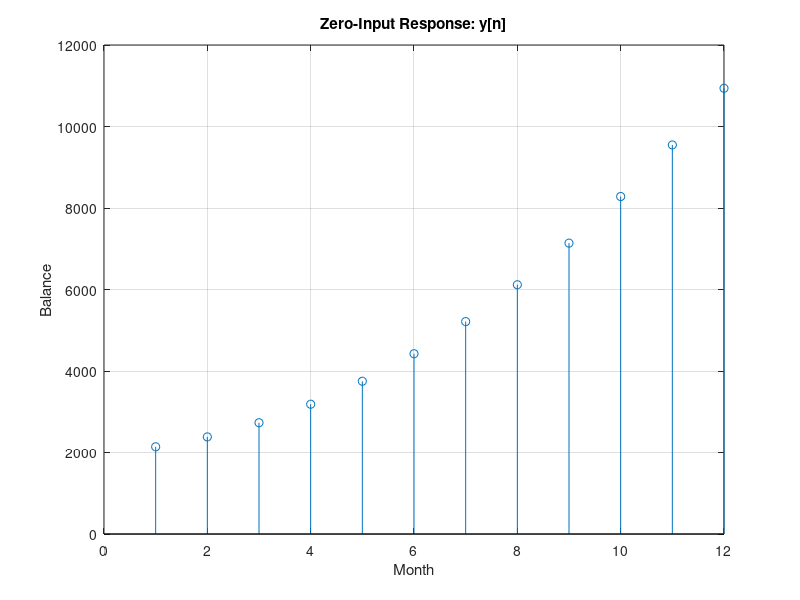

The MATLAB script that drew this image:
%% Question B.1

disp('y[n] = y[n - 1] + 0.02 * y[n - 1] + x[n]');

%% Question B.2

clear;

y = zeros(1, 12);
y(1) = 1.02 * 2000;
fprintf('y[1]: %f\n', y(1));

for i = 2:12
    y(i) = y(i - 1) + 0.02 * y(i - 1);
    fprintf('y[%u]: %f\n', i, y(i));
end

stem(y);
grid
title('Zero-Input Response: y[n]');
xlabel('Month');
ylabel('Balance');

%% Question B.3

clear;

y = zeros(1, 12);
y(1) = 1.02 * 2000 + 100 * 1;
fprintf('y[1]: %f\n', y(1));

for i = 2:12
    y(i) = y(i - 1) + 0.02 * y(i - 1) + 100 * i;
    fprintf('y[%u]: %f\n', i, y(i));
end

stem(y);
grid
title('Zero-Input Response: y[n]');
xlabel('Month');
ylabel('Balance');